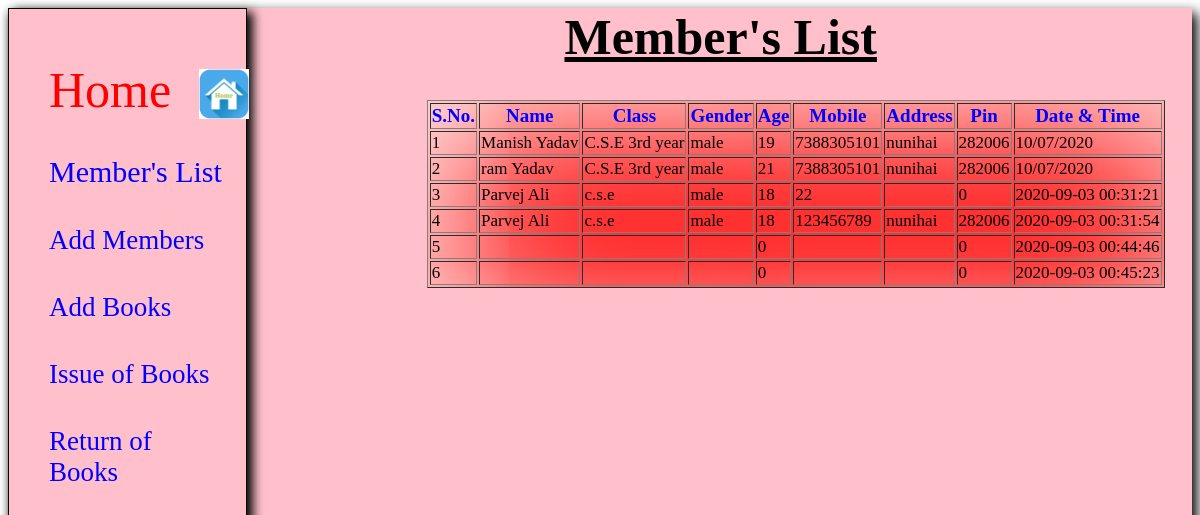
Screenshot of /mlist.php (signed in) with the database file from the repository.
### tables this page shows
CREATE TABLE IF NOT EXISTS `students` (
  `id` int(11) NOT NULL AUTO_INCREMENT,
  `st_name` varchar(60) NOT NULL,
  `class` varchar(60) NOT NULL,
  `gender` varchar(6) NOT NULL,
  `age` int(3) NOT NULL,
  `mobile` varchar(13) NOT NULL,
  `address` varchar(150) NOT NULL,
  `pin` int(8) NOT NULL,
  `date` varchar(20) NOT NULL,
  PRIMARY KEY (`id`)
);

### mlist.php (the view, shortened to what this page needs)
<?php
$query="select * from students";
$res=mysql_query($query);
?>
<html>
<head>
</head>
<body>
<div style="height:100%;width:100%;background-color:pink;box-shadow:5px 5px 12px black;">
<div style="height:100%;width:20%;background-color:pink;box-shadow:5px 5px 10px 1px black;border:1px solid;float:left;">
<div id="head1">
<ul>
<li><a style="font-size:50px;float:left;color:red;" href="myadmin.php">Home<img style="height:50px;width:50px;margin:-50px 0px 0px 150px;" src="home.jpg"/></a></li>&nbsp&nbsp&nbsp&nbsp</br></br>
<li><a style="font-size:30px;" href="mlist.php">Member's List</a></li>&nbsp&nbsp&nbsp&nbsp</br></br></br>
<li><a href="addm.php">Add Members</a></li>&nbsp&nbsp&nbsp&nbsp</br></br>
<li><a href="addbook.php">Add Books</a></li>&nbsp&nbsp&nbsp&nbsp</br></br></br>
<li><a href="issuebook.php">Issue of Books</a></li>&nbsp&nbsp&nbsp&nbsp</br></br></br>
<li><a href="returnbook.php">Return of </br>Books</a></li>&nbsp&nbsp&nbsp&nbsp</br></br></br>
</ul></div>
</div>
<h1 style="margin-left:47%;font-size:50px;"><u>Member's List</u></h1>
<div style="float:left;margin-left:180px;background-color:red;">
<table border="1" align="center" style="box-shadow:25px 25px 150px white inset;">
<tr>
<th>S.No.</th>
<th>Name</th>
<th>Class</th>
<th>Gender</th>
<th>Age</th>
<th>Mobile</th>
<th>Address</th>
<th>Pin</th>
<th>Date & Time</th>
</tr>
<?php
$a=1;
while($row=mysql_fetch_array($res,MYSQL_BOTH))
{
?>
<tr>
<td><?php echo $a; ?></td>
<td><?php echo $row['st_name']; ?></td>
<td><?php echo $row['class']; ?></td>
<td><?php echo $row['gender']; ?></td>
<td><?php echo $row['age']; ?></td>
<td><?php echo $row['mobile']; ?></td>
<td><?php echo $row['address']; ?></td>
<td><?php echo $row['pin']; ?></td>
<td><?php echo $row['date']; ?></td>
</tr>
<?php
$a++;
}
?></table></div></div>
</body>
</html>

### mlist.php (style rules this page uses)
#head1 { height:;width:100%; }
#head1 ul { list-style-type:none; }
#head1 ul li { display:inline; padding:0px; border-radius:10px 10px 10px 10px; font-size:27px;background-color:;font-family:; }
#head1 ul li a { text-decoration:none; color:blue; }
th { color:blue;font-size:19px; }
td { color:black;font-size:17px; }

### rows the page displays
students: st_name "Manish Yadav", class "C.S.E 3rd year", gender "male", age "19", mobile "7388305101", address "nunihai", pin "282006", date "10/07/2020"
students: st_name "ram Yadav", class "C.S.E 3rd year", gender "male", age "21", mobile "7388305101", address "nunihai", pin "282006", date "10/07/2020"
students: st_name "Parvej Ali", class "c.s.e", gender "male", age "18", mobile "22", pin "0", date "2020-09-03 00:31:21"
students: st_name "Parvej Ali", class "c.s.e", gender "male", age "18", mobile "123456789", address "nunihai", pin "282006", date "2020-09-03 00:31:54"
students: age "0", pin "0", date "2020-09-03 00:44:46"
students: age "0", pin "0", date "2020-09-03 00:45:23"
